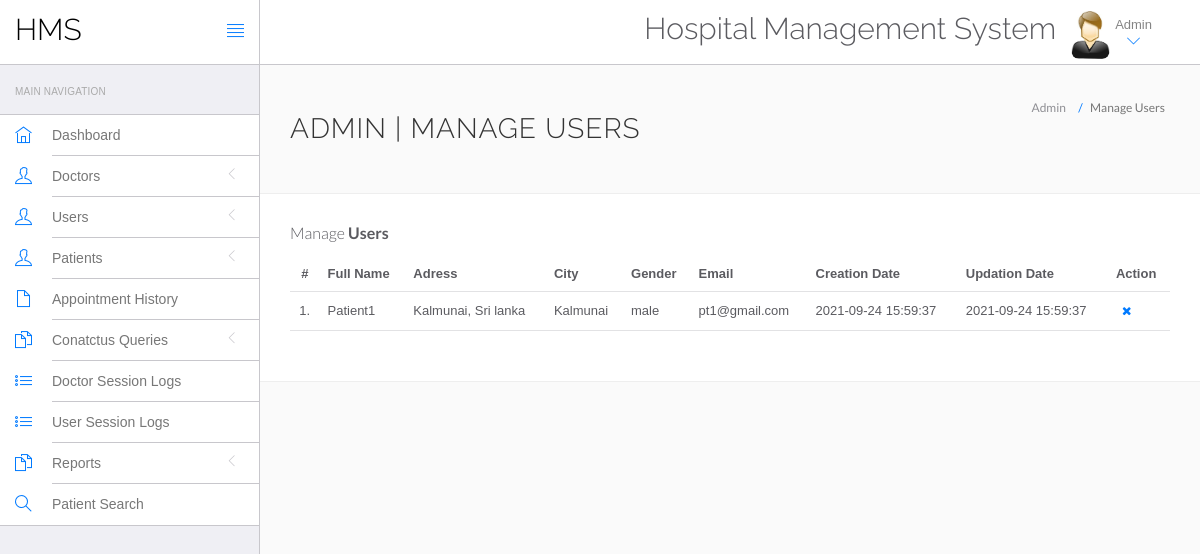
Screenshot of /WEB app development/System/Wintan Hospital Web Application/hms/admin/manage-users.php (signed in) with the database file from the repository.
### tables this page shows
CREATE TABLE `users` (
  `id` int(11) NOT NULL,
  `fullName` varchar(255) NOT NULL,
  `address` longtext NOT NULL,
  `city` varchar(255) NOT NULL,
  `gender` varchar(7) NOT NULL,
  `email` varchar(255) NOT NULL,
  `password` varchar(255) NOT NULL,
  `regDate` timestamp NOT NULL DEFAULT current_timestamp(),
  `updationDate` timestamp NOT NULL DEFAULT current_timestamp() ON UPDATE current_timestamp()
);

### WEB app development/System/Wintan Hospital Web Application/hms/admin/manage-users.php (the view, shortened to what this page needs)
<?php
include('include/config.php');
?>
<!DOCTYPE html>
<html lang="en">
	<head>
		<link rel="stylesheet" href="vendor/bootstrap/css/bootstrap.min.css">
		<link rel="stylesheet" href="vendor/fontawesome/css/font-awesome.min.css">
		<link rel="stylesheet" href="vendor/themify-icons/themify-icons.min.css">
		<link href="vendor/animate.css/animate.min.css" rel="stylesheet" media="screen">
		<link href="vendor/perfect-scrollbar/perfect-scrollbar.min.css" rel="stylesheet" media="screen">
		<link href="vendor/switchery/switchery.min.css" rel="stylesheet" media="screen">
		<link href="vendor/bootstrap-touchspin/jquery.bootstrap-touchspin.min.css" rel="stylesheet" media="screen">
		<link href="vendor/select2/select2.min.css" rel="stylesheet" media="screen">
		<link href="vendor/bootstrap-datepicker/bootstrap-datepicker3.standalone.min.css" rel="stylesheet" media="screen">
		<link href="vendor/bootstrap-timepicker/bootstrap-timepicker.min.css" rel="stylesheet" media="screen">
		<link rel="stylesheet" href="assets/css/styles.css">
		<link rel="stylesheet" href="assets/css/plugins.css">
		<link rel="stylesheet" href="assets/css/themes/theme-1.css" id="skin_color" />
	</head>
	<body>
		<div id="app">
<?php include('include/sidebar.php');?>
			<div class="app-content">
						<?php include('include/header.php');?>
				<div class="main-content" >
					<div class="wrap-content container" id="container">
						<section id="page-title">
							<div class="row">
								<div class="col-sm-8">
									<h1 class="mainTitle">Admin | Manage Users</h1>
																	</div>
								<ol class="breadcrumb">
									<li>
										<span>Admin</span>
									</li>
									<li class="active">
										<span>Manage Users</span>
									</li>
								</ol>
							</div>
						</section>
						<div class="container-fluid container-fullw bg-white">
									<div class="row">
								<div class="col-md-12">
									<h5 class="over-title margin-bottom-15">Manage <span class="text-bold">Users</span></h5>
									<table class="table table-hover" id="sample-table-1">
										<thead>
											<tr>
												<th class="center">#</th>
												<th>Full Name</th>
												<th class="hidden-xs">Adress</th>
												<th>City</th>
												<th>Gender </th>
												<th>Email </th>
												<th>Creation Date </th>
												<th>Updation Date </th>
												<th>Action</th>
											</tr>
										</thead>
										<tbody>
<?php
$sql=mysqli_query($con,"select * from users");
$cnt=1;
while($row=mysqli_fetch_array($sql))
{
?>
											<tr>
												<td class="center"><?php echo $cnt;?>.</td>
												<td class="hidden-xs"><?php echo $row['fullName'];?></td>
												<td><?php echo $row['address'];?></td>
												<td><?php echo $row['city'];?>
												</td>
												<td><?php echo $row['gender'];?></td>
												<td><?php echo $row['email'];?></td>
												<td><?php echo $row['regDate'];?></td>
												<td><?php echo $row['updationDate'];?>
												</td>
												<td >
												<div class="visible-md visible-lg hidden-sm hidden-xs">
	<a href="manage-users.php?id=<?php echo $row['id']?>&del=delete" onClick="return confirm('Are you sure you want to delete?')"class="btn btn-transparent btn-xs tooltips" tooltip-placement="top" tooltip="Remove"><i class="fa fa-times fa fa-white"></i></a>
												</div>
												</td>
											</tr>
											<?php
$cnt=$cnt+1;
											 }?>
										</tbody>
									</table>
								</div>
							</div>
								</div>
							</div>
						</div>
					</div>
				</div>
	</body>
</html>

### WEB app development/System/Wintan Hospital Web Application/hms/admin/assets/css/themes/theme-1.css (style rules this page uses)
body { background: #FAFAFA; }

### rows the page displays
users: fullName "Patient1", address "Kalmunai, Sri lanka", city "Kalmunai", gender "male", email "pt1@gmail.com", regDate "2021-09-24 15:59:37", updationDate "2021-09-24 15:59:37"
